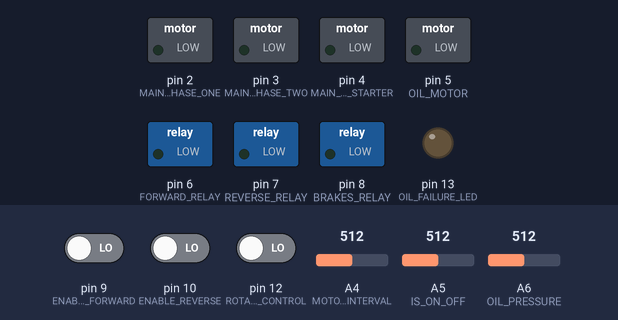
The sketch below on a simulated Arduino Nano, built with avr-gcc and run on an emulated ATmega328P. On the bench: switched loads named in the sketch (green lamp = pin HIGH), output pins drawn as LEDs (lit = HIGH). Inputs (shaded band) come from the test bench; at power-on: A5 (IS_ON_OFF) = 512, pin 9 (ENABLE_FORWARD) LOW, pin 10 (ENABLE_REVERSE) LOW, pin 12 (ROTATION_CONTROL) LOW, A4 (MOTOR_DISABLE_INTERVAL) = 512, A6 (OIL_PRESSURE) = 512. What the sketch prints to the serial monitor is not drawn.

Above: at 1.2 s.
1.3 s: A5 (IS_ON_OFF) set to 7
2.8 s: A5 (IS_ON_OFF) set to 4
At 3.7 s:
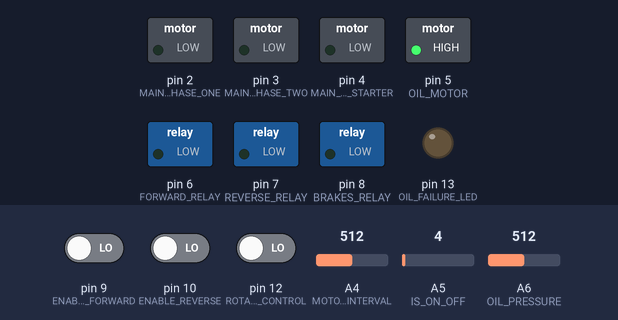
4.3 s: pin 9 (ENABLE_FORWARD) driven HIGH
At 5.9 s:
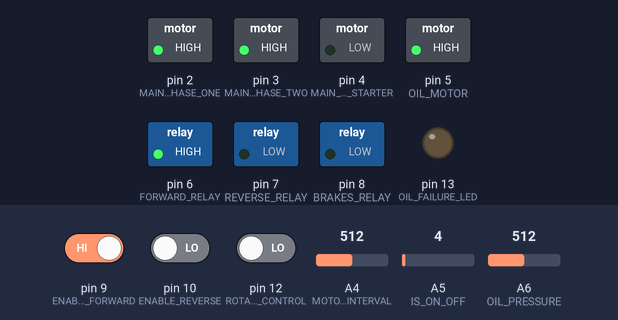
7.0 s: pin 10 (ENABLE_REVERSE) driven HIGH
At 8.0 s:
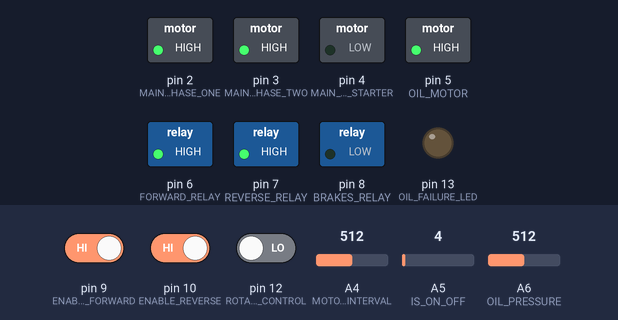
8.5 s: A5 (IS_ON_OFF) set to 240
10.0 s: A5 (IS_ON_OFF) set to 258
At 10.3 s:
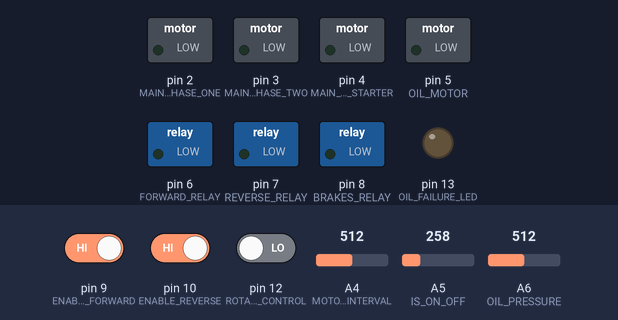
Timing chart, 0 to 12.5 s (numbered marks = the images above; inputs shaded):
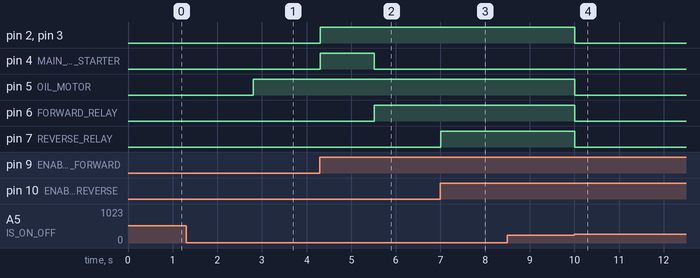

Measured:
- the behaviour switches between 6 and 5 on A5 (IS_ON_OFF) (found by bisection; images 0 and 1)
- the behaviour switches between 250 and 251 on A5 (IS_ON_OFF) (found by bisection; images 3 and 4)
- after the input at 1.3 s, every drawn part: stays the same
- after the input at 2.8 s, pin 5 (OIL_MOTOR): LOW → HIGH at once
- after the input at 4.3 s, pin 2 (MAIN_MOTOR_PHASE_ONE), pin 3 (MAIN_MOTOR_PHASE_TWO): LOW → HIGH at once; pin 4 (MAIN_MOTOR_PHASE_STARTER): LOW → HIGH at once, → LOW 1.2 s later; pin 6 (FORWARD_RELAY): LOW → HIGH after 1.2 s
- after the input at 7.0 s, pin 7 (REVERSE_RELAY): LOW → HIGH at once
- after the input at 8.5 s, every drawn part: stays the same
- after the input at 10.0 s, pin 2 (MAIN_MOTOR_PHASE_ONE), pin 3 (MAIN_MOTOR_PHASE_TWO), pin 5 (OIL_MOTOR), pin 6 (FORWARD_RELAY), pin 7 (REVERSE_RELAY): HIGH → LOW at once

The sketch:

lathe.ino
```cpp
#define ROTATION_CONTROL          12
#define OIL_PRESSURE              A6
#define OIL_FAILURE_LED           13
#define MOTOR_DISABLE_INTERVAL    A4
#define MAIN_MOTOR_PHASE_ONE      2
#define MAIN_MOTOR_PHASE_TWO      3
// #define MAIN_MOTOR_PHASE_THREE       4
#define MAIN_MOTOR_PHASE_STARTER  4
#define OIL_MOTOR                 5
#define FORWARD_RELAY             6
#define REVERSE_RELAY             7
#define BRAKES_RELAY              8
#define ENABLE_FORWARD            9
#define ENABLE_REVERSE            10
#define IS_ON_OFF                 A5
// #define IS_OFF                    12

int starterDuration = 1200;
unsigned long starterEnabledTime = 0;
unsigned long motorDisableTime = 0;
bool isSpinning = false;
bool turnedOn = false;
bool isStarterActive = false;
bool motorRunning = false;
bool enableForward = false;
bool enableReverse = false;

void setup() {
  Serial.begin(9600);

  pinMode(ROTATION_CONTROL, INPUT);
  pinMode(ENABLE_FORWARD, INPUT);
  pinMode(ENABLE_REVERSE, INPUT);
  pinMode(MAIN_MOTOR_PHASE_ONE, OUTPUT);
  digitalWrite(MAIN_MOTOR_PHASE_ONE, LOW);
  pinMode(MAIN_MOTOR_PHASE_TWO, OUTPUT);
  digitalWrite(MAIN_MOTOR_PHASE_TWO, LOW);
  // pinMode(MAIN_MOTOR_PHASE_THREE, OUTPUT);
  // digitalWrite(MAIN_MOTOR_PHASE_THREE, LOW);
  pinMode(MAIN_MOTOR_PHASE_STARTER, OUTPUT);
  digitalWrite(MAIN_MOTOR_PHASE_STARTER, LOW);
  pinMode(OIL_MOTOR, OUTPUT);
  digitalWrite(OIL_MOTOR, LOW);
  pinMode(FORWARD_RELAY, OUTPUT);
  digitalWrite(FORWARD_RELAY, LOW);
  pinMode(BRAKES_RELAY, OUTPUT);
  digitalWrite(BRAKES_RELAY, LOW);
  pinMode(REVERSE_RELAY, OUTPUT);
  digitalWrite(REVERSE_RELAY, LOW);
  pinMode(OIL_FAILURE_LED, OUTPUT);
  digitalWrite(OIL_FAILURE_LED, LOW);
}

void loop() {
  unsigned long currentMillis = millis();
  long motorDisableInterval;
  int isOnOff, enableDirection, oilPressure, getMotorDisableInterval;

  isSpinning = digitalRead(ROTATION_CONTROL);
  oilPressure = analogRead(OIL_PRESSURE);
  enableForward = digitalRead(ENABLE_FORWARD);
  enableReverse = digitalRead(ENABLE_REVERSE);
  isOnOff = analogRead(IS_ON_OFF);
  // isOff = digitalRead(IS_OFF);
  getMotorDisableInterval = analogRead(MOTOR_DISABLE_INTERVAL);
  getMotorDisableInterval = getMotorDisableInterval >= 200 ? getMotorDisableInterval : 200;
  motorDisableInterval = 60000 * round(getMotorDisableInterval / 200);

Serial.println(oilPressure);

  if (isOnOff <= 5) {
    turnedOn = true;
  } else if (isOnOff > 250) {
    turnedOn = false;
  }

  if (turnedOn) {
    digitalWrite(OIL_MOTOR, HIGH);
  } else {
    motorRunning = false;

    digitalWrite(OIL_MOTOR, LOW);
    digitalWrite(MAIN_MOTOR_PHASE_STARTER, LOW);
    digitalWrite(MAIN_MOTOR_PHASE_ONE, LOW);
    digitalWrite(MAIN_MOTOR_PHASE_TWO, LOW);
    digitalWrite(FORWARD_RELAY, LOW);
    digitalWrite(REVERSE_RELAY, LOW);
    digitalWrite(BRAKES_RELAY, LOW);

    return;
  }

  // if (oilPressure < 200 || oilPressure > 800) {
  //   motorRunning = false;

  //   digitalWrite(MAIN_MOTOR_PHASE_STARTER, LOW);
  //   digitalWrite(MAIN_MOTOR_PHASE_ONE, LOW);
  //   digitalWrite(MAIN_MOTOR_PHASE_TWO, LOW);
  //   digitalWrite(FORWARD_RELAY, LOW);
  //   digitalWrite(REVERSE_RELAY, LOW);
  //   digitalWrite(BRAKES_RELAY, LOW);

  //   digitalWrite(OIL_FAILURE_LED, HIGH);

  //   return;
  // } else {
  //   digitalWrite(OIL_FAILURE_LED, LOW);
  // }

  if ((enableForward || enableReverse)) {
    if (!motorRunning) {
      starterEnabledTime = millis();
      isStarterActive = true;
      motorRunning = true;

      digitalWrite(MAIN_MOTOR_PHASE_STARTER, HIGH);
      digitalWrite(MAIN_MOTOR_PHASE_ONE, HIGH);
      digitalWrite(MAIN_MOTOR_PHASE_TWO, HIGH);
    } else {
      if (motorDisableTime > 0) {
        motorDisableTime = 0;
      }
    }
  }

  if (isStarterActive && int(currentMillis - starterEnabledTime) >= starterDuration) {
    isStarterActive = false;
    starterEnabledTime = 0;

    digitalWrite(MAIN_MOTOR_PHASE_STARTER, LOW);
  }

  if (enableForward && motorRunning && !isStarterActive) {
    digitalWrite(FORWARD_RELAY, HIGH);
  }

  if (enableReverse && motorRunning && !isStarterActive) {
    digitalWrite(REVERSE_RELAY, HIGH);
  }

  if (!enableForward && !enableReverse) {
    digitalWrite(FORWARD_RELAY, LOW);
    digitalWrite(REVERSE_RELAY, LOW);

    if (isSpinning) {
      digitalWrite(BRAKES_RELAY, HIGH);
    } else {
      digitalWrite(BRAKES_RELAY, LOW);
    }

    if (motorRunning) {
      if (motorDisableTime == 0) {
        motorDisableTime = millis();
      }

      if (long(currentMillis - motorDisableTime) >= motorDisableInterval) {
        digitalWrite(MAIN_MOTOR_PHASE_ONE, LOW);
        digitalWrite(MAIN_MOTOR_PHASE_TWO, LOW);

        motorRunning = false;
        motorDisableTime = 0;
      }
    }
  }
}
```
